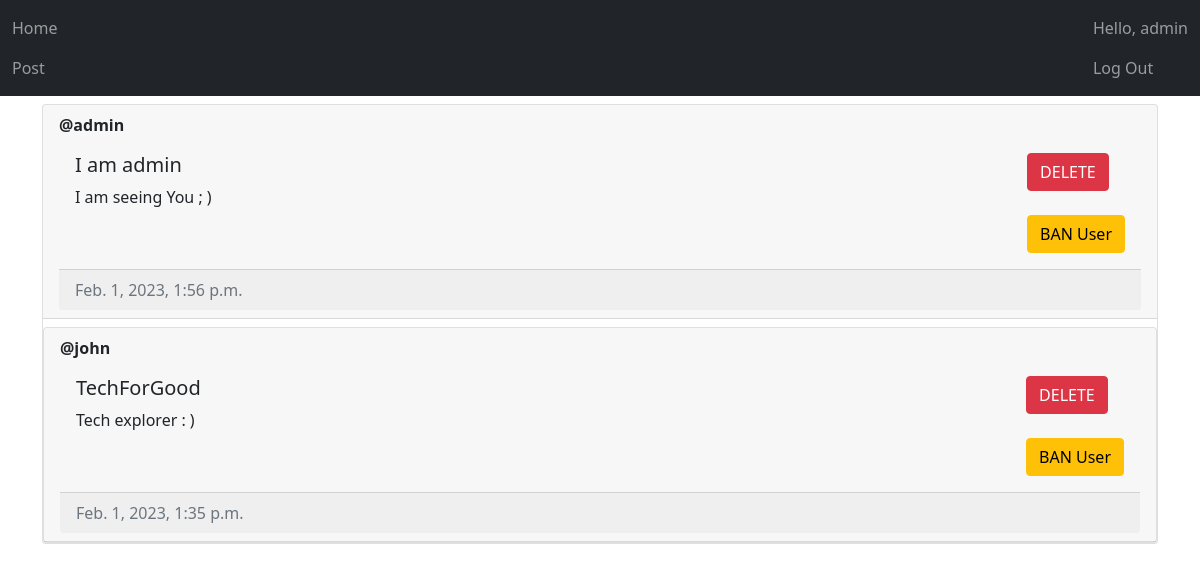
Before: / (signed in) with the older database file.
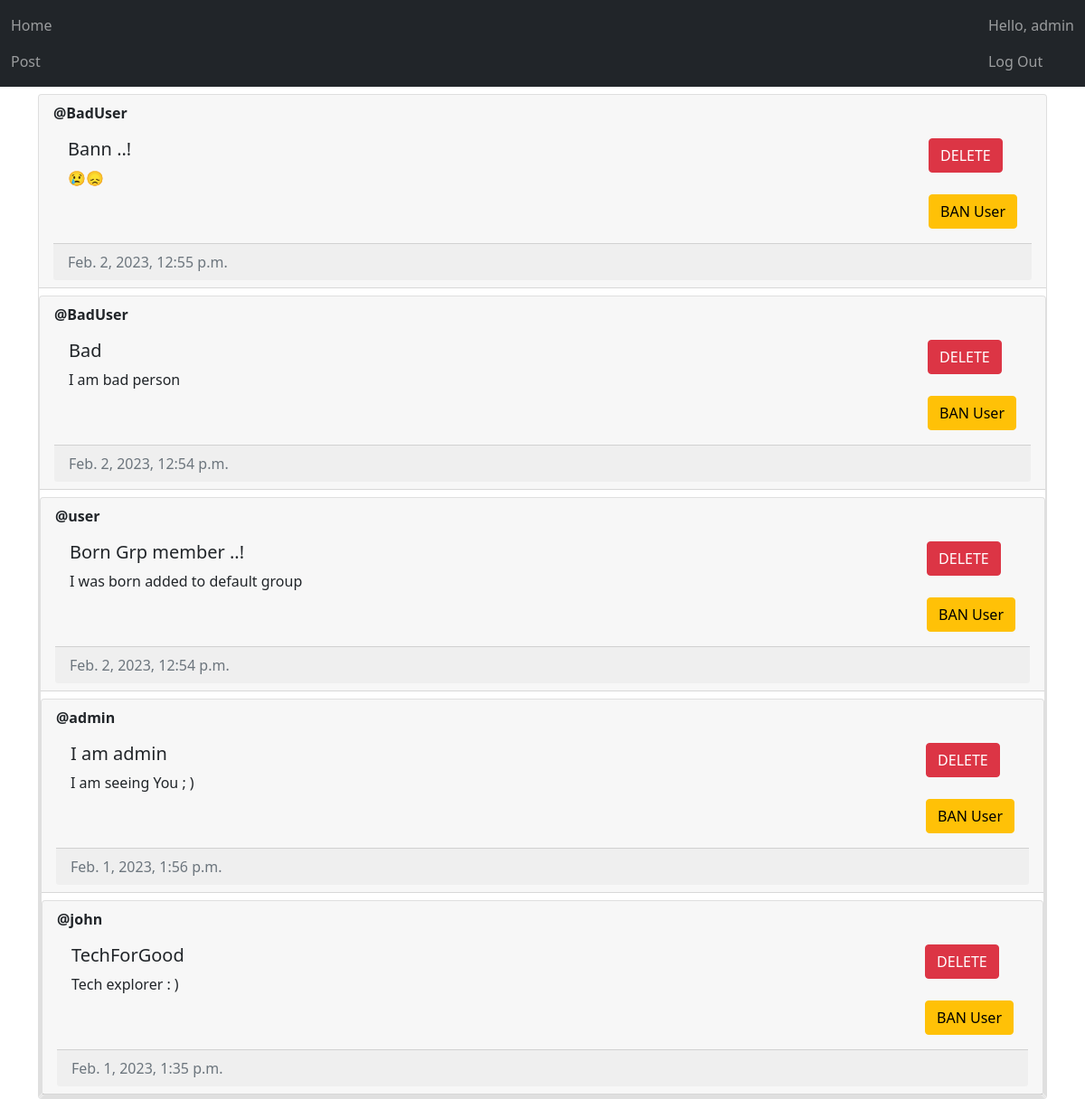
After: the same page with the newer database file.
### main/models.py (models this page shows, shortened)
class Post(models.Model):
	author = models.ForeignKey(User, on_delete=models.CASCADE)
	title = models.CharField(max_length=200)
	description = models.TextField()
	created_at = models.DateTimeField(auto_now_add = True)
	updated_at = models.DateTimeField(auto_now = True)

### main/views.py (the view, shortened to what this page needs)
# urls.py: path("", views.index, name='home'),
@login_required(login_url="/login")
def index(request):
	posts = Post.objects.all()
	context = {"posts": posts}
	return render(request, 'main/home.html', context=context)

### main/templates/main/home.html (shortened to what this page needs)
{% extends 'main/base.html' %}
{% block content %}
{% for post in posts reversed %}
    <div class="card mt-2">
        <div class="card-header"><strong>@{{ post.author.username }}</strong>
        <div class="card-body d-flex flex-row justify-content-between">
            <div>
                <h5 class="card-title">{{post.title}}</h5>
                <p>{{post.description}}</p>
            </div>
            <div>
                {% if user == post.author or perms.main.delete_post %}
                    <form method="post">
                        <button type="submit" class="btn btn-danger" value="{{post.id}}" name="post-id">
                            DELETE
                        </button>
                    </form>
                {% endif %}
                <br>
                {% if user.is_staff %}
                    <form method="post">
                        <button type="submit" class="btn btn-warning" value="{{post.author.id}}" name="user-id">
                            BAN User
                        </button>
                    </form>
                {% endif %}
            </div>
        </div>
        <div class="card-footer text-muted">
            {{post.created_at}}
        </div>
    </div>
    {% empty %}
    <p>No post yet</p>
{% endfor %}
{% endblock content %}

### main/templates/main/base.html (shortened to what this page needs)
<!doctype html>
<html lang="en">
<head>
    <link
            href="https://cdn.jsdelivr.net/npm/bootstrap@5.1.3/dist/css/bootstrap.min.css"
            rel="stylesheet"
    />
</head>
<body>
    <nav class="navbar navbar-expanded-lg navbar-dark bg-dark">
        <div class="container-fluid">
            <div>
                <ul class="navbar-nav">
                <li class="nav-item">
                    <a class="nav-link" href="/home">Home</a>
                </li>
                <li class="nav-item">
                    <a class="nav-link" href="/create-post">Post</a>
                </li>
                </ul>
            </div>
            <div>
                <ul class="navbar-nav">
                    {% if user.is_authenticated %}
                        <span class="navbar-text">
                            Hello, {{user.username}}
                        </span>
                        <li class="nav-item">
                            <a class="nav-link" href="/logout">Log Out</a>
                        </li>
                    {% else %}
                        <li class="nav-item">
                            <a class="nav-link" href="/login">Login</a>
                        </li>
                    {% endif %}
                </ul>
              </div>
        </div>
    </nav>
    <div class="container">
        {% block content %}
        {% endblock %}
    </div>
</body>
</html>

Changed rows visible on the page:
added Post: author.username "BadUser", title "Bann ..!", description "😢😞", {{ post.id }} 6 (drawn), created_at "Feb. 2, 2023, 12:55 p.m."
added Post: author.username "BadUser", title "Bad", description "I am bad person", {{ post.id }} 5 (drawn), created_at "Feb. 2, 2023, 12:54 p.m."
added Post: author.username "user", title "Born Grp member ..!", description "I was born added to default group", {{ post.id }} 4 (drawn), created_at "Feb. 2, 2023, 12:54 p.m."
